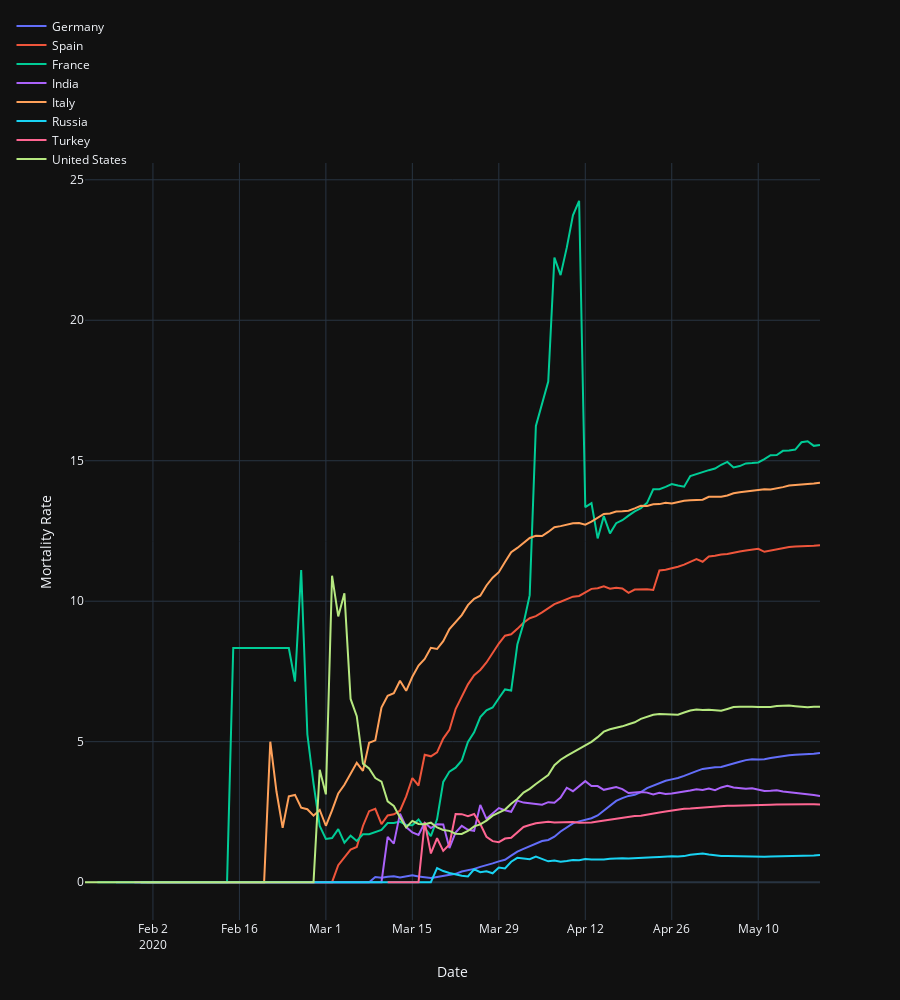

Notebook source saved alongside this figure:
### Code cell
fig = go.Figure()

fig.add_trace(
    go.Scatter(x=data_es_period.index, y=get_mortality_rate(data_de_period), name="Germany")
)
fig.add_trace(
    go.Scatter(x=data_es_period.index, y=get_mortality_rate(data_es_period), name="Spain")
)
fig.add_trace(
    go.Scatter(x=data_fr_period.index, y=get_mortality_rate(data_fr_period), name="France")
)
fig.add_trace(
    go.Scatter(x=data_in_period.index, y=get_mortality_rate(data_in_period), name="India")
)
fig.add_trace(
    go.Scatter(x=data_it_period.index, y=get_mortality_rate(data_it_period), name="Italy")
)
fig.add_trace(
    go.Scatter(x=data_ru_period.index, y=get_mortality_rate(data_ru_period), name="Russia")
)
fig.add_trace(
    go.Scatter(x=data_tr_period.index, y=get_mortality_rate(data_tr_period), name="Turkey")
)
fig.add_trace(
    go.Scatter(x=data_us_period.index, y=get_mortality_rate(data_us_period), name="United States")
)

fig.update_layout(height=1000, legend=dict(x=-0.1, y=1.2, traceorder="normal"))
fig.update_xaxes(title_text="Date")
fig.update_yaxes(title_text="Mortality Rate")
fig.show()
